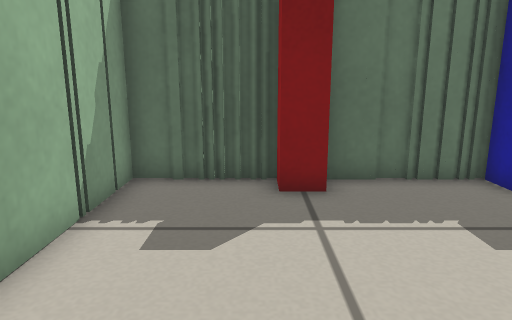
[1] (above)

12 first-person views from a walk through a Stage world. The camera is 0.46 m above the floor, tilts 12° down and sees 70° across. Floor lines are 1 m apart. The floor is counted in squares, 0.2 m on a side. Each view is taken from the middle of a square. On the plan, view 1 faces up. The plan holds only what a view shows up to about 20 squares ahead; the rest is blank. The robots in the file are not drawn.

[2]
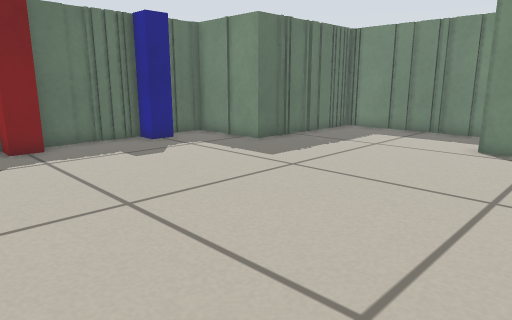

[3]
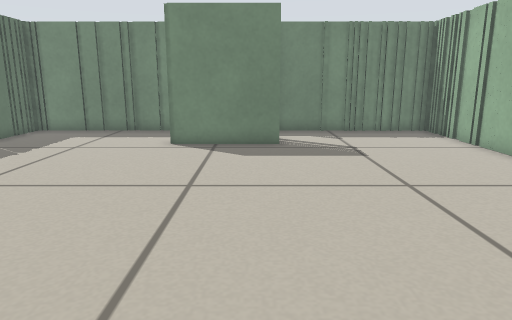

[4]
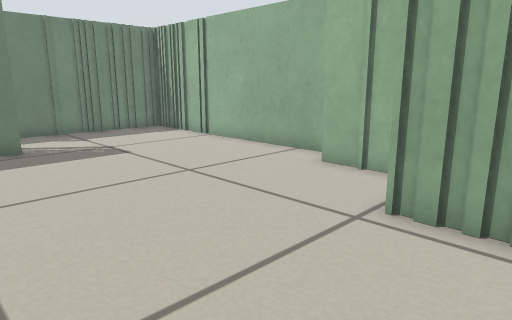

[5]
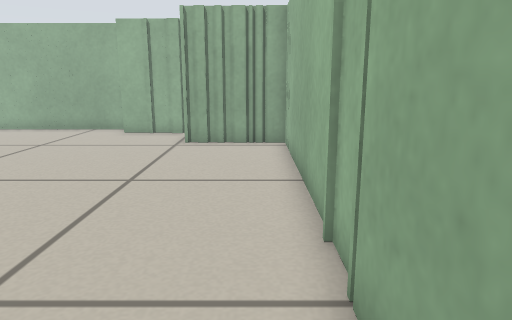

[6]
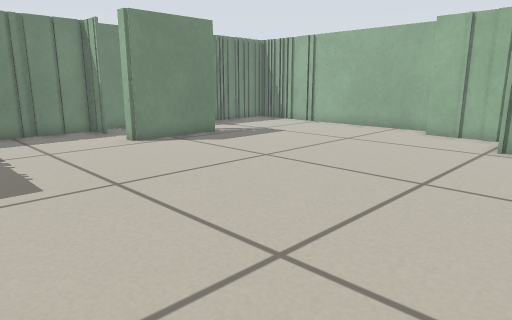

[7]
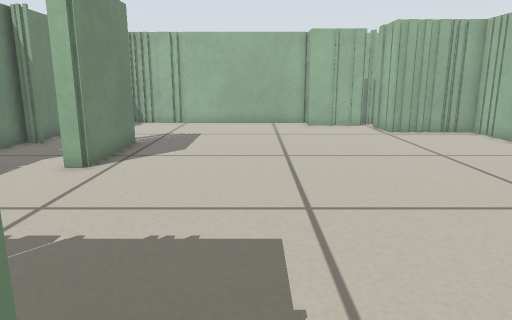

[8]
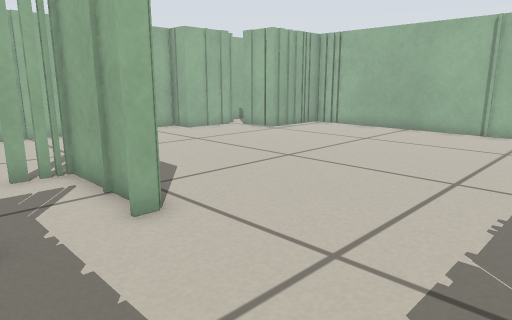

[9]
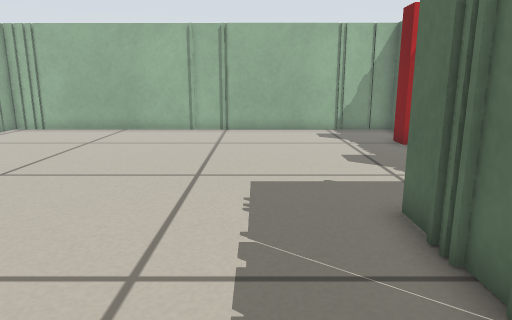

[10]
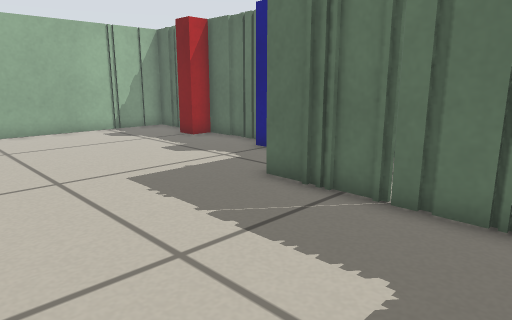

[11]
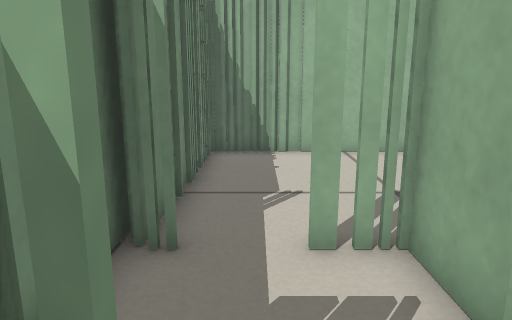

[12]
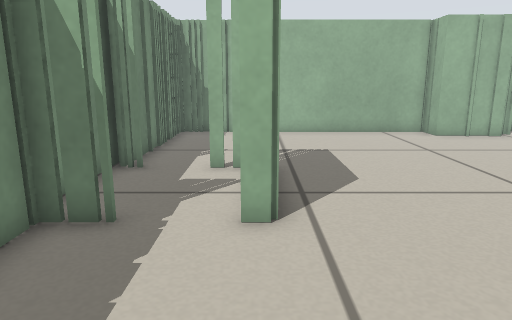

### Floor plan
Points are (right, up) in squares from view 1. A wall is a line through its corners. A room is listed if a view was taken in it or the views show most of it. See-through windows are left out.
Room 1 (views 1, 2, 3, 4, 5, 6, 7, 8, 9, 10, 11, 12)
walls: (11.9, -3.6) (11.9, -6.7); (11.6, -7) (11.6, -2.7) (12.2, -2.7); (12.8, -6.7) (13.2, -6.7); (14.2, -2.7) (15.6, -2.7) (15.6, 4.6) (8.8, 4.6) (8.8, 8.6) (7.1, 8.6); (15, -6.7) (15.8, -6.7); (-3.2, -8.5) (-3.2, -10) (0.7, -10) (0.7, -12.1); (16, -7.5) (16, -3.5); (1.1, -12.9) (4.1, -12.9) (4.1, -14.1) (15.6, -14.1) (15.6, -6.8); (5.6, 8.6) (1.5, 8.6); (0.6, 8.6) (-3, 8.6) (-3, -9.9)
objects: red post (1, 8); blue post (6, 8)

Where each view was taken, in squares from view 1:
view 1: 0 up, 0 right, facing up
view 2: 6 down, 2 left, facing up-right
view 3: 6 down, 2 left, facing right
view 4: 4 down, 2 left, facing down-right
view 5: 4 up, 2 left, facing down
view 6: 4 up, 2 left, facing down-right
view 7: 7 up, 7 right, facing down
view 8: 3 up, 15 right, facing down-left
view 9: 2 up, 15 right, facing left
view 10: 2 down, 15 right, facing up-left
view 11: 2 down, 14 right, facing down
view 12: 3 up, 12 right, facing down
